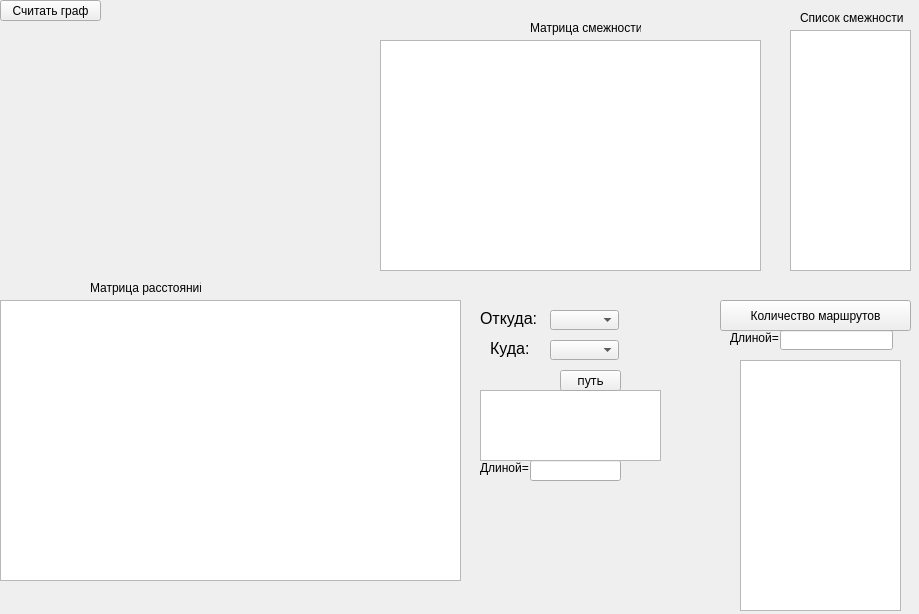
<?xml version="1.0" encoding="UTF-8"?>
<ui version="4.0">
 <class>Widget</class>
 <widget class="QWidget" name="Widget">
  <property name="geometry">
   <rect>
    <x>0</x>
    <y>0</y>
    <width>919</width>
    <height>614</height>
   </rect>
  </property>
  <property name="windowTitle">
   <string>Widget</string>
  </property>
  <widget class="QPushButton" name="pushButton">
   <property name="geometry">
    <rect>
     <x>0</x>
     <y>0</y>
     <width>101</width>
     <height>21</height>
    </rect>
   </property>
   <property name="text">
    <string>Считать граф</string>
   </property>
  </widget>
  <widget class="QLabel" name="label">
   <property name="geometry">
    <rect>
     <x>90</x>
     <y>280</y>
     <width>111</width>
     <height>16</height>
    </rect>
   </property>
   <property name="text">
    <string>Матрица расстояний</string>
   </property>
  </widget>
  <widget class="QTableView" name="T_table">
   <property name="geometry">
    <rect>
     <x>0</x>
     <y>300</y>
     <width>461</width>
     <height>281</height>
    </rect>
   </property>
  </widget>
  <widget class="QTextEdit" name="textEdit">
   <property name="geometry">
    <rect>
     <x>790</x>
     <y>30</y>
     <width>121</width>
     <height>241</height>
    </rect>
   </property>
  </widget>
  <widget class="QLabel" name="label_2">
   <property name="geometry">
    <rect>
     <x>800</x>
     <y>10</y>
     <width>111</width>
     <height>16</height>
    </rect>
   </property>
   <property name="text">
    <string>Список смежности</string>
   </property>
  </widget>
  <widget class="QTableView" name="Sm_tableView">
   <property name="geometry">
    <rect>
     <x>380</x>
     <y>40</y>
     <width>381</width>
     <height>231</height>
    </rect>
   </property>
  </widget>
  <widget class="QLabel" name="label_3">
   <property name="geometry">
    <rect>
     <x>530</x>
     <y>20</y>
     <width>111</width>
     <height>16</height>
    </rect>
   </property>
   <property name="text">
    <string>Матрица смежности</string>
   </property>
  </widget>
  <widget class="QComboBox" name="comboBox_FROM">
   <property name="geometry">
    <rect>
     <x>550</x>
     <y>310</y>
     <width>69</width>
     <height>20</height>
    </rect>
   </property>
  </widget>
  <widget class="QLabel" name="label_4">
   <property name="geometry">
    <rect>
     <x>490</x>
     <y>320</y>
     <width>41</width>
     <height>57</height>
    </rect>
   </property>
   <property name="font">
    <font>
     <pointsize>12</pointsize>
     <weight>50</weight>
     <bold>false</bold>
    </font>
   </property>
   <property name="text">
    <string>Куда:</string>
   </property>
  </widget>
  <widget class="QLabel" name="label_5">
   <property name="geometry">
    <rect>
     <x>480</x>
     <y>290</y>
     <width>59</width>
     <height>57</height>
    </rect>
   </property>
   <property name="font">
    <font>
     <pointsize>12</pointsize>
    </font>
   </property>
   <property name="text">
    <string>Откуда:</string>
   </property>
  </widget>
  <widget class="QComboBox" name="comboBox_TO">
   <property name="geometry">
    <rect>
     <x>550</x>
     <y>340</y>
     <width>69</width>
     <height>20</height>
    </rect>
   </property>
  </widget>
  <widget class="QLineEdit" name="long_2">
   <property name="geometry">
    <rect>
     <x>530</x>
     <y>460</y>
     <width>91</width>
     <height>21</height>
    </rect>
   </property>
  </widget>
  <widget class="QTextEdit" name="way">
   <property name="geometry">
    <rect>
     <x>480</x>
     <y>390</y>
     <width>181</width>
     <height>71</height>
    </rect>
   </property>
  </widget>
  <widget class="QPushButton" name="pushButton_PTY">
   <property name="geometry">
    <rect>
     <x>560</x>
     <y>370</y>
     <width>61</width>
     <height>21</height>
    </rect>
   </property>
   <property name="font">
    <font>
     <family>MS Gothic</family>
    </font>
   </property>
   <property name="text">
    <string>путь</string>
   </property>
  </widget>
  <widget class="QPushButton" name="pushButton_2">
   <property name="geometry">
    <rect>
     <x>720</x>
     <y>300</y>
     <width>191</width>
     <height>31</height>
    </rect>
   </property>
   <property name="text">
    <string>Количество маршрутов</string>
   </property>
  </widget>
  <widget class="QLineEdit" name="lineEdit">
   <property name="geometry">
    <rect>
     <x>780</x>
     <y>330</y>
     <width>113</width>
     <height>20</height>
    </rect>
   </property>
  </widget>
  <widget class="QLabel" name="label_6">
   <property name="geometry">
    <rect>
     <x>730</x>
     <y>330</y>
     <width>51</width>
     <height>16</height>
    </rect>
   </property>
   <property name="text">
    <string>Длиной=</string>
   </property>
  </widget>
  <widget class="QTextEdit" name="textEdit_2">
   <property name="geometry">
    <rect>
     <x>740</x>
     <y>360</y>
     <width>161</width>
     <height>251</height>
    </rect>
   </property>
  </widget>
  <widget class="QLabel" name="label_7">
   <property name="geometry">
    <rect>
     <x>480</x>
     <y>460</y>
     <width>51</width>
     <height>16</height>
    </rect>
   </property>
   <property name="text">
    <string>Длиной=</string>
   </property>
  </widget>
 </widget>
 <layoutdefault spacing="6" margin="11"/>
 <resources/>
 <connections/>
</ui>
